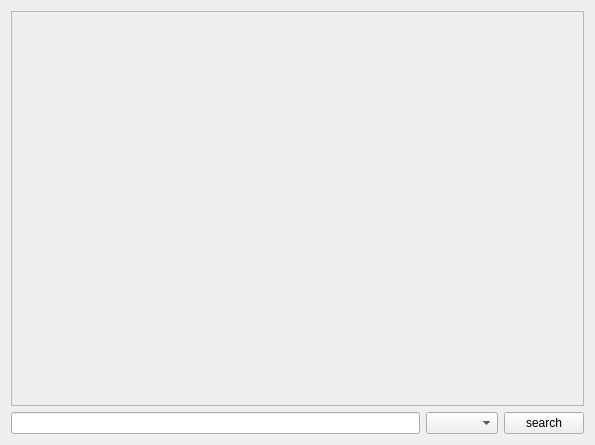
<?xml version="1.0" encoding="UTF-8"?>
<ui version="4.0">
 <class>idgames_search</class>
 <widget class="QWidget" name="idgames_search">
  <property name="geometry">
   <rect>
    <x>0</x>
    <y>0</y>
    <width>595</width>
    <height>445</height>
   </rect>
  </property>
  <property name="windowTitle">
   <string>Form</string>
  </property>
  <layout class="QVBoxLayout" name="verticalLayout">
   <item>
    <widget class="QScrollArea" name="idgames_search_results_container">
     <property name="frameShape">
      <enum>QFrame::StyledPanel</enum>
     </property>
     <property name="lineWidth">
      <number>0</number>
     </property>
     <property name="horizontalScrollBarPolicy">
      <enum>Qt::ScrollBarAlwaysOff</enum>
     </property>
     <property name="widgetResizable">
      <bool>true</bool>
     </property>
     <widget class="QWidget" name="idgames_search_results">
      <property name="geometry">
       <rect>
        <x>0</x>
        <y>0</y>
        <width>575</width>
        <height>390</height>
       </rect>
      </property>
     </widget>
    </widget>
   </item>
   <item>
    <layout class="QHBoxLayout" name="idgames_searchbar">
     <property name="topMargin">
      <number>0</number>
     </property>
     <item>
      <widget class="QLineEdit" name="idgames_searchbar_input"/>
     </item>
     <item>
      <widget class="QComboBox" name="idgames_searchbar_type_selector"/>
     </item>
     <item>
      <widget class="QPushButton" name="idgames_searchbar_search">
       <property name="text">
        <string>search</string>
       </property>
      </widget>
     </item>
    </layout>
   </item>
  </layout>
 </widget>
 <resources/>
 <connections/>
</ui>
